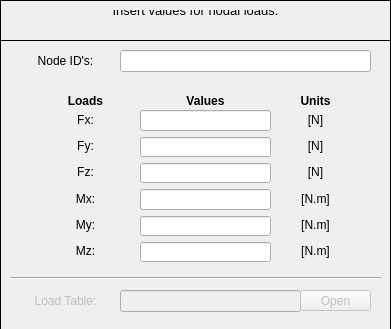
<?xml version="1.0" encoding="UTF-8"?>
<ui version="4.0">
 <class>Dialog</class>
 <widget class="QDialog" name="Dialog">
  <property name="windowModality">
   <enum>Qt::NonModal</enum>
  </property>
  <property name="geometry">
   <rect>
    <x>0</x>
    <y>0</y>
    <width>391</width>
    <height>329</height>
   </rect>
  </property>
  <property name="sizePolicy">
   <sizepolicy hsizetype="Fixed" vsizetype="Fixed">
    <horstretch>0</horstretch>
    <verstretch>0</verstretch>
   </sizepolicy>
  </property>
  <property name="minimumSize">
   <size>
    <width>391</width>
    <height>329</height>
   </size>
  </property>
  <property name="maximumSize">
   <size>
    <width>391</width>
    <height>329</height>
   </size>
  </property>
  <property name="contextMenuPolicy">
   <enum>Qt::DefaultContextMenu</enum>
  </property>
  <property name="windowTitle">
   <string> Set Nodal Loads</string>
  </property>
  <property name="windowIcon">
   <iconset>
    <normaloff>../../../../../../Downloads/load - Copia.png</normaloff>../../../../../../Downloads/load - Copia.png</iconset>
  </property>
  <property name="whatsThis">
   <string/>
  </property>
  <widget class="QWidget" name="widget" native="true">
   <property name="geometry">
    <rect>
     <x>0</x>
     <y>0</y>
     <width>391</width>
     <height>331</height>
    </rect>
   </property>
   <property name="font">
    <font>
     <kerning>true</kerning>
    </font>
   </property>
   <widget class="QFrame" name="frame">
    <property name="geometry">
     <rect>
      <x>0</x>
      <y>0</y>
      <width>391</width>
      <height>41</height>
     </rect>
    </property>
    <property name="frameShape">
     <enum>QFrame::Box</enum>
    </property>
    <property name="frameShadow">
     <enum>QFrame::Plain</enum>
    </property>
    <property name="lineWidth">
     <number>1</number>
    </property>
    <widget class="QLabel" name="label">
     <property name="geometry">
      <rect>
       <x>10</x>
       <y>10</y>
       <width>371</width>
       <height>16</height>
      </rect>
     </property>
     <property name="font">
      <font>
       <pointsize>10</pointsize>
       <italic>false</italic>
      </font>
     </property>
     <property name="text">
      <string>Insert values for nodal loads:
</string>
     </property>
     <property name="textFormat">
      <enum>Qt::AutoText</enum>
     </property>
     <property name="alignment">
      <set>Qt::AlignCenter</set>
     </property>
    </widget>
   </widget>
   <widget class="QFrame" name="frame_2">
    <property name="geometry">
     <rect>
      <x>0</x>
      <y>40</y>
      <width>391</width>
      <height>291</height>
     </rect>
    </property>
    <property name="frameShape">
     <enum>QFrame::Box</enum>
    </property>
    <property name="frameShadow">
     <enum>QFrame::Plain</enum>
    </property>
    <widget class="QWidget" name="verticalLayoutWidget">
     <property name="geometry">
      <rect>
       <x>20</x>
       <y>10</y>
       <width>91</width>
       <height>21</height>
      </rect>
     </property>
     <layout class="QVBoxLayout" name="verticalLayout">
      <item>
       <widget class="QLabel" name="label_2">
        <property name="text">
         <string>Node ID's:</string>
        </property>
        <property name="alignment">
         <set>Qt::AlignCenter</set>
        </property>
       </widget>
      </item>
     </layout>
    </widget>
    <widget class="QWidget" name="verticalLayoutWidget_2">
     <property name="geometry">
      <rect>
       <x>120</x>
       <y>10</y>
       <width>251</width>
       <height>22</height>
      </rect>
     </property>
     <layout class="QVBoxLayout" name="verticalLayout_2">
      <item>
       <widget class="QLineEdit" name="lineEdit_nodeID">
        <property name="focusPolicy">
         <enum>Qt::ClickFocus</enum>
        </property>
       </widget>
      </item>
     </layout>
    </widget>
    <widget class="QWidget" name="verticalLayoutWidget_3">
     <property name="geometry">
      <rect>
       <x>40</x>
       <y>50</y>
       <width>91</width>
       <height>21</height>
      </rect>
     </property>
     <layout class="QVBoxLayout" name="verticalLayout_3">
      <item>
       <widget class="QLabel" name="label_3">
        <property name="font">
         <font>
          <weight>75</weight>
          <bold>true</bold>
         </font>
        </property>
        <property name="text">
         <string>Loads</string>
        </property>
        <property name="alignment">
         <set>Qt::AlignCenter</set>
        </property>
       </widget>
      </item>
     </layout>
    </widget>
    <widget class="QWidget" name="verticalLayoutWidget_4">
     <property name="geometry">
      <rect>
       <x>140</x>
       <y>50</y>
       <width>131</width>
       <height>21</height>
      </rect>
     </property>
     <layout class="QVBoxLayout" name="verticalLayout_4">
      <item>
       <widget class="QLabel" name="label_4">
        <property name="font">
         <font>
          <weight>75</weight>
          <bold>true</bold>
         </font>
        </property>
        <property name="text">
         <string>Values</string>
        </property>
        <property name="alignment">
         <set>Qt::AlignCenter</set>
        </property>
       </widget>
      </item>
     </layout>
    </widget>
    <widget class="QWidget" name="verticalLayoutWidget_5">
     <property name="geometry">
      <rect>
       <x>280</x>
       <y>50</y>
       <width>71</width>
       <height>21</height>
      </rect>
     </property>
     <layout class="QVBoxLayout" name="verticalLayout_5">
      <item>
       <widget class="QLabel" name="label_5">
        <property name="font">
         <font>
          <weight>75</weight>
          <bold>true</bold>
         </font>
        </property>
        <property name="text">
         <string>Units</string>
        </property>
        <property name="alignment">
         <set>Qt::AlignCenter</set>
        </property>
       </widget>
      </item>
     </layout>
    </widget>
    <widget class="QWidget" name="verticalLayoutWidget_6">
     <property name="geometry">
      <rect>
       <x>40</x>
       <y>70</y>
       <width>91</width>
       <height>151</height>
      </rect>
     </property>
     <layout class="QVBoxLayout" name="verticalLayout_6">
      <item>
       <widget class="QLabel" name="label_6">
        <property name="text">
         <string>Fx:</string>
        </property>
        <property name="alignment">
         <set>Qt::AlignCenter</set>
        </property>
       </widget>
      </item>
      <item>
       <widget class="QLabel" name="label_7">
        <property name="text">
         <string>Fy:</string>
        </property>
        <property name="alignment">
         <set>Qt::AlignCenter</set>
        </property>
       </widget>
      </item>
      <item>
       <widget class="QLabel" name="label_8">
        <property name="text">
         <string>Fz:</string>
        </property>
        <property name="alignment">
         <set>Qt::AlignCenter</set>
        </property>
       </widget>
      </item>
      <item>
       <widget class="QLabel" name="label_10">
        <property name="text">
         <string>Mx:</string>
        </property>
        <property name="alignment">
         <set>Qt::AlignCenter</set>
        </property>
       </widget>
      </item>
      <item>
       <widget class="QLabel" name="label_11">
        <property name="text">
         <string>My:</string>
        </property>
        <property name="alignment">
         <set>Qt::AlignCenter</set>
        </property>
       </widget>
      </item>
      <item>
       <widget class="QLabel" name="label_9">
        <property name="text">
         <string>Mz:</string>
        </property>
        <property name="alignment">
         <set>Qt::AlignCenter</set>
        </property>
       </widget>
      </item>
     </layout>
    </widget>
    <widget class="QWidget" name="verticalLayoutWidget_7">
     <property name="geometry">
      <rect>
       <x>140</x>
       <y>70</y>
       <width>131</width>
       <height>152</height>
      </rect>
     </property>
     <layout class="QVBoxLayout" name="verticalLayout_7">
      <item>
       <widget class="QLineEdit" name="lineEdit_fx"/>
      </item>
      <item>
       <widget class="QLineEdit" name="lineEdit_fy"/>
      </item>
      <item>
       <widget class="QLineEdit" name="lineEdit_fz"/>
      </item>
      <item>
       <widget class="QLineEdit" name="lineEdit_mx"/>
      </item>
      <item>
       <widget class="QLineEdit" name="lineEdit_my"/>
      </item>
      <item>
       <widget class="QLineEdit" name="lineEdit_mz"/>
      </item>
     </layout>
    </widget>
    <widget class="QWidget" name="verticalLayoutWidget_8">
     <property name="geometry">
      <rect>
       <x>280</x>
       <y>70</y>
       <width>71</width>
       <height>151</height>
      </rect>
     </property>
     <layout class="QVBoxLayout" name="verticalLayout_8">
      <item>
       <widget class="QLabel" name="label_13">
        <property name="text">
         <string>[N]</string>
        </property>
        <property name="alignment">
         <set>Qt::AlignCenter</set>
        </property>
       </widget>
      </item>
      <item>
       <widget class="QLabel" name="label_14">
        <property name="text">
         <string>[N]</string>
        </property>
        <property name="alignment">
         <set>Qt::AlignCenter</set>
        </property>
       </widget>
      </item>
      <item>
       <widget class="QLabel" name="label_15">
        <property name="text">
         <string>[N]</string>
        </property>
        <property name="alignment">
         <set>Qt::AlignCenter</set>
        </property>
       </widget>
      </item>
      <item>
       <widget class="QLabel" name="label_16">
        <property name="text">
         <string>[N.m]</string>
        </property>
        <property name="alignment">
         <set>Qt::AlignCenter</set>
        </property>
       </widget>
      </item>
      <item>
       <widget class="QLabel" name="label_17">
        <property name="text">
         <string>[N.m]</string>
        </property>
        <property name="alignment">
         <set>Qt::AlignCenter</set>
        </property>
       </widget>
      </item>
      <item>
       <widget class="QLabel" name="label_12">
        <property name="text">
         <string>[N.m]</string>
        </property>
        <property name="alignment">
         <set>Qt::AlignCenter</set>
        </property>
       </widget>
      </item>
     </layout>
    </widget>
    <widget class="Line" name="line">
     <property name="geometry">
      <rect>
       <x>10</x>
       <y>230</y>
       <width>371</width>
       <height>16</height>
      </rect>
     </property>
     <property name="orientation">
      <enum>Qt::Horizontal</enum>
     </property>
    </widget>
    <widget class="QWidget" name="verticalLayoutWidget_11">
     <property name="geometry">
      <rect>
       <x>20</x>
       <y>250</y>
       <width>91</width>
       <height>21</height>
      </rect>
     </property>
     <layout class="QVBoxLayout" name="verticalLayout_11">
      <item>
       <widget class="QLabel" name="label_19">
        <property name="enabled">
         <bool>false</bool>
        </property>
        <property name="text">
         <string>Load Table:</string>
        </property>
        <property name="alignment">
         <set>Qt::AlignCenter</set>
        </property>
       </widget>
      </item>
     </layout>
    </widget>
    <widget class="QWidget" name="verticalLayoutWidget_12">
     <property name="geometry">
      <rect>
       <x>120</x>
       <y>250</y>
       <width>181</width>
       <height>22</height>
      </rect>
     </property>
     <layout class="QVBoxLayout" name="verticalLayout_12">
      <item>
       <widget class="QLineEdit" name="lineEdit_9">
        <property name="enabled">
         <bool>false</bool>
        </property>
       </widget>
      </item>
     </layout>
    </widget>
    <widget class="QWidget" name="verticalLayoutWidget_13">
     <property name="geometry">
      <rect>
       <x>300</x>
       <y>250</y>
       <width>71</width>
       <height>21</height>
      </rect>
     </property>
     <layout class="QVBoxLayout" name="verticalLayout_13">
      <item>
       <widget class="QToolButton" name="toolButton">
        <property name="enabled">
         <bool>false</bool>
        </property>
        <property name="sizePolicy">
         <sizepolicy hsizetype="Expanding" vsizetype="Fixed">
          <horstretch>0</horstretch>
          <verstretch>0</verstretch>
         </sizepolicy>
        </property>
        <property name="text">
         <string>Open</string>
        </property>
        <property name="autoRaise">
         <bool>false</bool>
        </property>
        <property name="arrowType">
         <enum>Qt::NoArrow</enum>
        </property>
       </widget>
      </item>
     </layout>
    </widget>
   </widget>
  </widget>
 </widget>
 <resources/>
 <connections/>
</ui>
